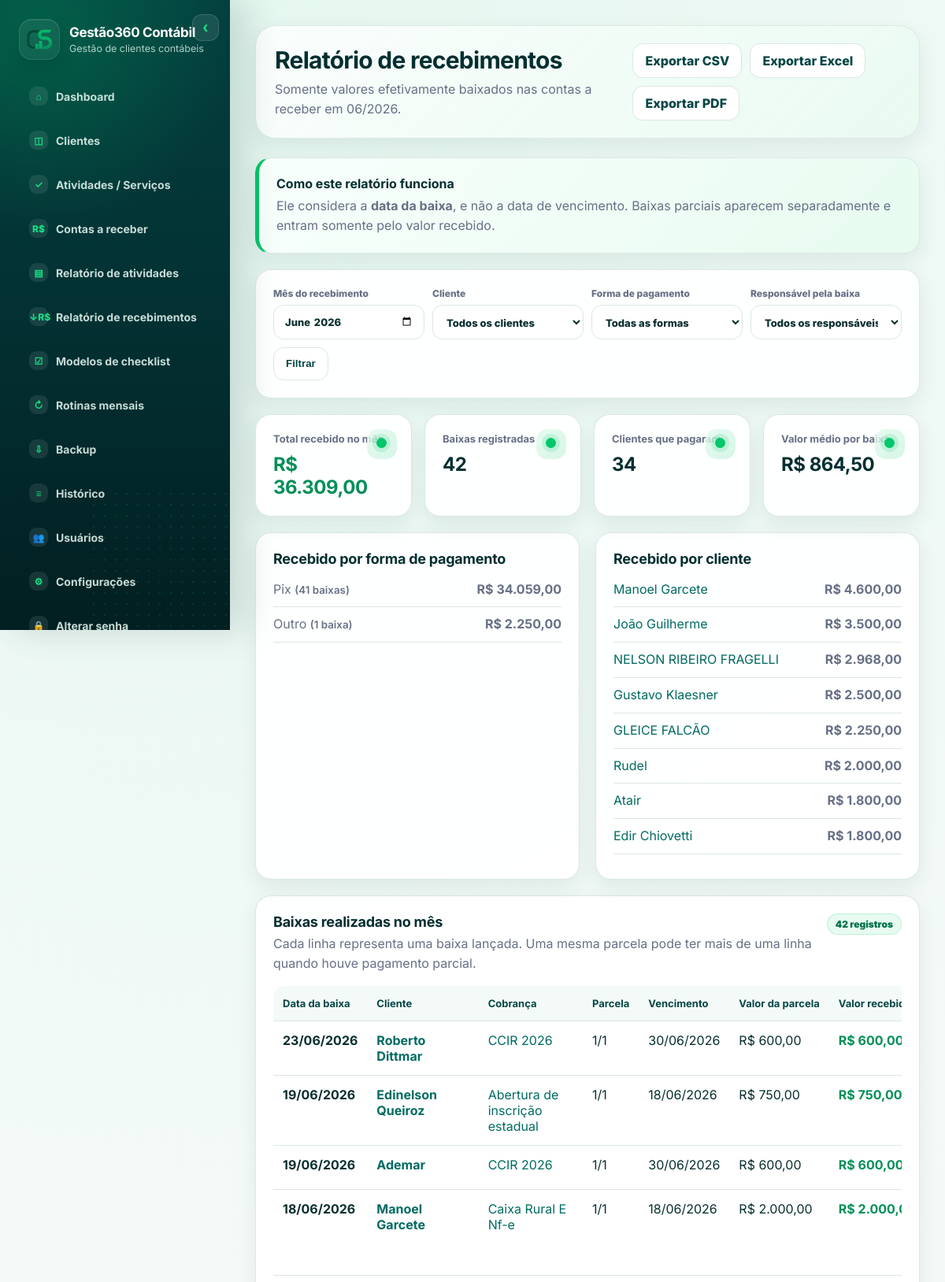
The app's page /relatorio-recebimentos (signed in, upper part) with its own data.
### tables this page shows
CREATE TABLE receivable_payments (
                id INTEGER PRIMARY KEY AUTOINCREMENT,
                receivable_id INTEGER NOT NULL,
                amount REAL NOT NULL DEFAULT 0,
                payment_date TEXT NOT NULL,
                payment_method TEXT,
                notes TEXT,
                created_by TEXT,
                created_at TEXT NOT NULL DEFAULT CURRENT_TIMESTAMP,
                FOREIGN KEY(receivable_id) REFERENCES receivables(id) ON DELETE CASCADE
            );

CREATE TABLE clients (
                id INTEGER PRIMARY KEY AUTOINCREMENT,
                name TEXT NOT NULL,
                document TEXT,
                client_type TEXT,
                phone TEXT,
                email TEXT,
                responsible TEXT,
                monthly_fee REAL NOT NULL DEFAULT 0,
                status TEXT NOT NULL DEFAULT 'Ativo',
                notes TEXT,
                created_at TEXT NOT NULL DEFAULT CURRENT_TIMESTAMP
            );

CREATE TABLE receivables (
                id INTEGER PRIMARY KEY AUTOINCREMENT,
                client_id INTEGER NOT NULL,
                description TEXT NOT NULL,
                amount REAL NOT NULL DEFAULT 0,
                due_date TEXT NOT NULL,
                payment_date TEXT,
                status TEXT NOT NULL DEFAULT 'A receber',
                payment_method TEXT,
                notes TEXT,
                created_at TEXT NOT NULL DEFAULT CURRENT_TIMESTAMP, installment_number INTEGER NOT NULL DEFAULT 1, installment_total INTEGER NOT NULL DEFAULT 1, receivable_group_id TEXT, paid_amount REAL NOT NULL DEFAULT 0, cancelled_at TEXT, cancelled_by TEXT, updated_at TEXT,
                FOREIGN KEY(client_id) REFERENCES clients(id) ON DELETE CASCADE
            );

### app.py (the view)
@app.route("/relatorio-recebimentos")
@login_required
@financial_required
def receipts_report():
    month = request.args.get("month") or current_month()
    client_id = request.args.get("client_id", "")
    payment_method = request.args.get("payment_method", "").strip()
    created_by = request.args.get("created_by", "").strip()
    report_data = build_receipts_report(
        month,
        client_id=client_id or None,
        payment_method=payment_method or None,
        created_by=created_by or None,
    )
    clients_list = query_all("SELECT id, name FROM clients ORDER BY name")
    start, end = month_range(month)
    responsible_rows = query_all(
        """
        SELECT DISTINCT COALESCE(NULLIF(TRIM(created_by), ''), 'Não informado') AS created_by
        FROM receivable_payments
        WHERE payment_date >= ? AND payment_date < ?
        ORDER BY created_by
        """,
        (start, end),
    )
    method_rows = query_all(
        """
        SELECT DISTINCT COALESCE(NULLIF(TRIM(payment_method), ''), 'Não informado') AS payment_method
        FROM receivable_payments
        WHERE payment_date >= ? AND payment_date < ?
        ORDER BY payment_method
        """,
        (start, end),
    )
    return render_template(
        "receipts_report.html",
        month=month,
        client_id=str(client_id),
        payment_method=payment_method,
        created_by=created_by,
        clients=clients_list,
        responsible_rows=responsible_rows,
        method_rows=method_rows,
        **report_data,
    )

### app.py (called while the page is built, shortened)
def using_remote_database():
    return bool(TURSO_DATABASE_URL)

def get_db():
    os.makedirs(RUNTIME_DIR, exist_ok=True)
    conn = sqlite3.connect(DB_PATH)
    conn.row_factory = sqlite3.Row
    conn.execute("PRAGMA foreign_keys = ON")
    return conn

def query_all(sql, params=()):
    with get_db() as conn:
        return conn.execute(sql, params).fetchall()

def money(value):
    try:
        value = float(value or 0)
    except (TypeError, ValueError):
        value = 0
    formatted = f"{value:,.2f}".replace(",", "X").replace(".", ",").replace("X", ".")
    return f"R$ {formatted}"

def month_label(month):
    try:
        dt = datetime.strptime(month + "-01", "%Y-%m-%d")
        return dt.strftime("%m/%Y")
    except Exception:
        return month

def current_month():
    return date.today().strftime("%Y-%m")

def can_view_financial():
    if session.get("role") == "Administrador":
        return True
    hidden = query_one("SELECT value FROM settings WHERE key = 'hide_financial_for_collab'")
    return not (hidden and hidden["value"] == "1")

def login_required(fn):
    @wraps(fn)
    def wrapper(*args, **kwargs):
        if not session.get("user_id"):
            return redirect(url_for("login"))
        return fn(*args, **kwargs)
    return wrapper

def financial_required(fn):
    @wraps(fn)
    def wrapper(*args, **kwargs):
        if not can_view_financial():
            flash("Seu usuário não tem permissão para ver informações financeiras.", "error")
            return redirect(url_for("dashboard"))
        return fn(*args, **kwargs)
    return wrapper

def month_range(month):
    if not month:
        month = current_month()
    start = month + "-01"
    year, mon = map(int, month.split("-"))
    if mon == 12:
        end = f"{year + 1}-01-01"
    else:
        end = f"{year}-{mon + 1:02d}-01"
    return start, end

@app.context_processor
def inject_globals():
    return {
        "app_name": APP_NAME,
        "money": money,
        "hours": hours,
        "month_label": month_label,
        "can_view_financial": can_view_financial(),
        "current_month": current_month(),
    }

@app.template_filter("datebr")
def datebr(value):
    if not value:
        return "-"
    try:
        return datetime.strptime(value, "%Y-%m-%d").strftime("%d/%m/%Y")
    except Exception:
        return value

### templates/receipts_report.html (shortened to what this page needs)
{% extends "base.html" %}
{% block content %}
<div class="page-header">
    <div>
        <h1>Relatório de recebimentos</h1>
        <p>Somente valores efetivamente baixados nas contas a receber em {{ month_label(month) }}.</p>
    </div>
    <div class="actions-row">
        <a class="btn" href="{{ url_for('export_receipts_report', month=month, client_id=client_id, payment_method=payment_method, created_by=created_by, format='csv') }}">Exportar CSV</a>
        <a class="btn" href="{{ url_for('export_receipts_report', month=month, client_id=client_id, payment_method=payment_method, created_by=created_by, format='xlsx') }}">Exportar Excel</a>
        <a class="btn" href="{{ url_for('export_receipts_report', month=month, client_id=client_id, payment_method=payment_method, created_by=created_by, format='pdf') }}">Exportar PDF</a>
    </div>
</div>
<section class="card report-notice">
    <strong>Como este relatório funciona</strong>
    <p>Ele considera a <b>data da baixa</b>, e não a data de vencimento. Baixas parciais aparecem separadamente e entram somente pelo valor recebido.</p>
</section>
<section class="card">
    <form class="filters receipt-filters" method="get">
        <label>
            <span>Mês do recebimento</span>
            <input type="month" name="month" value="{{ month }}">
        </label>
        <label>
            <span>Cliente</span>
            <select name="client_id">
                <option value="">Todos os clientes</option>
            </select>
        </label>
        <label>
            <span>Forma de pagamento</span>
            <select name="payment_method">
                <option value="">Todas as formas</option>
            </select>
        </label>
        <label>
            <span>Responsável pela baixa</span>
            <select name="created_by">
                <option value="">Todos os responsáveis</option>
            </select>
        </label>
        <button class="btn">Filtrar</button>
    </form>
</section>
<div class="cards receipt-summary-cards">
    <section class="card metric success">
        <span>Total recebido no mês</span>
        <strong>{{ money(summary.total_received) }}</strong>
    </section>
    <section class="card metric">
        <span>Baixas registradas</span>
        <strong>{{ summary.receipts_count }}</strong>
    </section>
    <section class="card metric">
        <span>Clientes que pagaram</span>
        <strong>{{ summary.unique_clients }}</strong>
    </section>
    <section class="card metric">
        <span>Valor médio por baixa</span>
        <strong>{{ money(summary.average_receipt) }}</strong>
    </section>
</div>
<div class="grid two">
    <section class="card">
        <h2>Recebido por forma de pagamento</h2>
        {% for item in by_method %}
        <p class="rank-line"><span>{{ item.payment_method }} <small>({{ item.count }} baixa{% if item.count != 1 %}s{% endif %})</small></span><strong>{{ money(item.amount) }}</strong></p>
        {% else %}<p>Nenhuma baixa encontrada no período.</p>{% endfor %}
    </section>
    <section class="card">
        <h2>Recebido por cliente</h2>
        {% for item in by_client[:8] %}
        <p class="rank-line"><a href="{{ url_for('client_detail', client_id=item.client_id, month=month) }}">{{ item.client_name }}</a><strong>{{ money(item.amount) }}</strong></p>
        {% else %}<p>Nenhum cliente com recebimento no período.</p>{% endfor %}
    </section>
</div>
<section class="card">
    <div class="section-heading">
        <div>
            <h2>Baixas realizadas no mês</h2>
            <p>Cada linha representa uma baixa lançada. Uma mesma parcela pode ter mais de uma linha quando houve pagamento parcial.</p>
        </div>
        <span class="badge">{{ summary.receipts_count }} registro{% if summary.receipts_count != 1 %}s{% endif %}</span>
    </div>
    <div class="table-scroll">
        <table class="receipts-table">
            <thead>
                <tr>
                    <th>Data da baixa</th>
                    <th>Cliente</th>
                    <th>Cobrança</th>
                    <th>Parcela</th>
                    <th>Vencimento</th>
                    <th>Valor da parcela</th>
                    <th>Valor recebido</th>
                </tr>
            </thead>
            <tbody>
                {% for item in rows %}
                <tr>
                    <td><strong>{{ item.payment_date|datebr }}</strong></td>
                    <td><a href="{{ url_for('client_detail', client_id=item.client_id, month=month) }}"><strong>{{ item.client_name }}</strong></a></td>
                    <td><a href="{{ url_for('receivable_detail', receivable_id=item.receivable_id) }}">{{ item.description }}</a></td>
                    <td>{{ item.installment_number }}/{{ item.installment_total }}</td>
                    <td>{{ item.due_date|datebr }}</td>
                    <td>{{ money(item.installment_amount) }}</td>
                    <td class="received-value"><strong>{{ money(item.received_amount) }}</strong></td>
                </tr>
                {% else %}
                <tr><td colspan="10">Nenhuma baixa foi registrada para o período e os filtros escolhidos.</td></tr>
                {% endfor %}
            </tbody>
        </table>
    </div>
</section>
{% endblock %}

### records on screen
receivable_payments: client_name "Manoel Garcete", amount "R$ 4.600,00", payment_date "18/06/2026", description "Caixa Rural E Nf-e", installment_number "1", installment_total "1", due_date "18/06/2026", amount "R$…"
receivable_payments: client_name "João Guilherme", amount "R$ 3.500,00"
receivable_payments: client_name "NELSON RIBEIRO FRAGELLI", amount "R$ 2.968,00"
receivable_payments: client_name "Gustavo Klaesner", amount "R$ 2.500,00"
receivable_payments: client_name "GLEICE FALCÃO", amount "R$ 2.250,00"
receivable_payments: client_name "Rudel", amount "R$ 2.000,00"
receivable_payments: client_name "Atair", amount "R$ 1.800,00"
receivable_payments: client_name "Edir Chiovetti", amount "R$ 1.800,00"
receivable_payments: payment_date "23/06/2026", client_name "Roberto Dittmar", description "CCIR 2026", installment_number "1", installment_total "1", due_date "30/06/2026", amount "R$…"
receivables: amount "R$ 600,00"
receivable_payments: payment_date "19/06/2026", client_name "Edinelson Queiroz", description "Abertura de inscrição estadual", installment_number "1", installment_total "1", due_date "18/06/2026", amount "R$ 750,00"
receivables: amount "R$ 750,00"
receivable_payments: payment_date "19/06/2026", client_name "Ademar", description "CCIR 2026", installment_number "1", installment_total "1", due_date "30/06/2026", amount "R$…"
receivables: amount "R$ 600,00"
receivables: amount "R$ 2.000,00"

### other values on screen
{{ app_name }} "Gestão360 Contábil"
{{ month_label(month) }} "06/2026"
{{ money(summary.total_received) }} "R$ 36.309,00"
{{ summary.receipts_count }} "42"
{{ summary.unique_clients }} "34"
{{ money(summary.average_receipt) }} "R$ 864,50"
{{ item.payment_method }} "Pix" "Outro"
{{ item.count }} "41" "1"
{{ money(item.amount) }} "R$ 34.059,00" "R$ 2.250,00"
